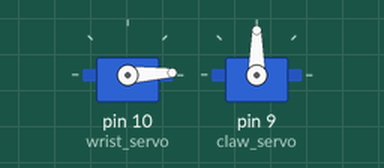
The sketch below on a simulated Arduino Uno, built with avr-gcc and run on an emulated ATmega328P. Parts: 2 × servo.

Above: at 0.05 s.
At 1.75 s:
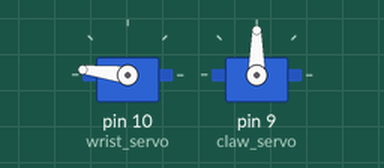
At 3.45 s:
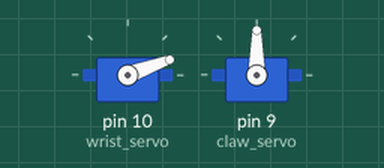
At 7.25 s:
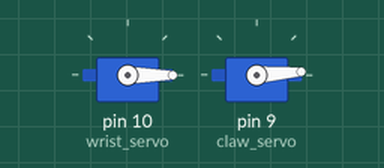
Timing chart, 0 to 9.5 s (numbered marks = the images above):
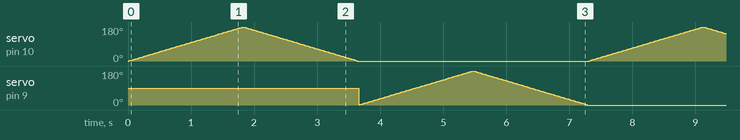

The sketch:

wrist_claw_servo.ino
```cpp
#include <AFMotor.h>
#include <Servo.h>              // Add library
Servo wrist_servo;               // Define any servo name
Servo claw_servo;

int wrist_servo_position = 0 ;
int claw_servo_position = 0 ;

void setup() {

wrist_servo.attach (10);          // Define wrist signal pin
claw_servo.attach (9);

}

void loop() {
 for (wrist_servo_position = 0; wrist_servo_position <=180; wrist_servo_position +=1){

    wrist_servo.write(wrist_servo_position);
    delay(10);
  }

  for (wrist_servo_position=180; wrist_servo_position >= 0; wrist_servo_position -=1){

    wrist_servo.write(wrist_servo_position);
    delay(10);
  }

 for (claw_servo_position = 0; claw_servo_position <=180; claw_servo_position +=1){

    claw_servo.write(claw_servo_position);
    delay(10);
  }

  for (claw_servo_position=180; claw_servo_position >= 0; claw_servo_position -=1){

    claw_servo.write(claw_servo_position);
    delay(10);

  }

}

void hook_rotation() {

}
```
